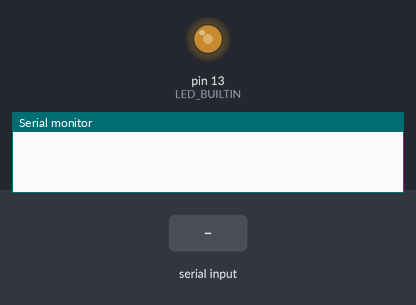
The sketch below on a simulated Arduino Uno, built with avr-gcc and run on an emulated ATmega328P. Shown: output pins drawn as LEDs (lit = HIGH), the last lines printed to the serial monitor. The inputs (shaded band) are chosen by the test bench.

Above: at 1.2 s.
1.3 s: "90,45\n" received over Serial
At 1.52 s:
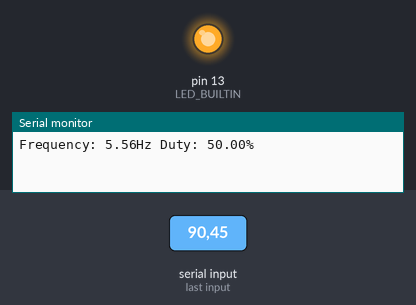
At 1.98 s:
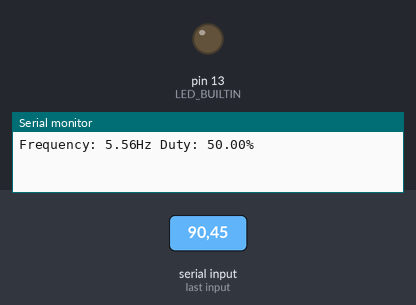
4.3 s: "5\n" received over Serial
7.3 s: "30,150\n" received over Serial
Timing chart, 0 to 16.3 s (numbered marks = the images above; inputs shaded):
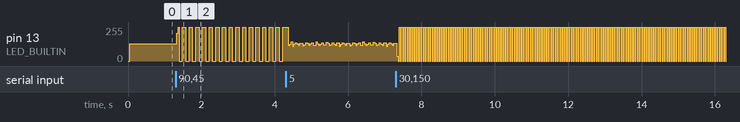

Measured:
- by itself, pin 13 (LED_BUILTIN): repeats every 0.06 s: 0/255 0.02 s, 255/255 0.03 s

The sketch:

serial_com_led.ino
```cpp
#define MAX_TIME 2000

void setup()
{
    Serial.begin(115200);
    pinMode(LED_BUILTIN, OUTPUT);
}

uint16_t time_on;
uint16_t time_off;

uint64_t prev_millis;

void loop()
{
    if (Serial.available())
    {
        String input = Serial.readStringUntil('\n');

        time_on = min(MAX_TIME, input.substring(0, input.lastIndexOf(' ')).toInt());
        time_off = min(MAX_TIME, input.substring(input.lastIndexOf(' ') + 1, input.length()).toInt());

        uint16_t period = time_on + time_off;
        float frequency = 1000.0 / period;
        float duty = 100.0 * (float)time_on / (float)period;

        Serial.println(String("Frequency: ") + frequency + String("Hz Duty: ") + duty + String("%"));
    }

    if (millis() - prev_millis > (digitalRead(LED_BUILTIN) ? time_on : time_off))
    {
        digitalWrite(LED_BUILTIN, !digitalRead(LED_BUILTIN));
        prev_millis = millis();
    }
}
```
